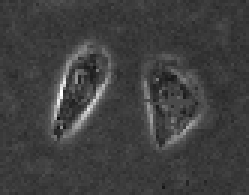
%> input picture LevelSet/CV_code_Sample/twocells.bmp, 83 x 65 px (shown 3 times larger)
$ octave main.m   (GNU Octave 9; MATLAB toolbox functions it lacks are replaced by stand-ins)
%> lines starting %> are read from the running program, lines starting %| are printed output that depends on the picture; in (x1, y1, x2, y2) boxes, pixels count from 0 and x2, y2 are one past the last pixel; in counts of white or black regions, pixels touching at a corner belong together; the program's own positions count from 1
### LevelSet/CV_code_Sample/BoundMirrorExpand.m
function B = BoundMirrorExpand(A)

[m,n] = size(A);
yi = 2:m+1;
xi = 2:n+1;
B = zeros(m+2,n+2);
B(yi,xi) = A;
B([1 m+2],[1 n+2]) = B([3 m],[3 n]);  % mirror corners
B([1 m+2],xi) = B([3 m],xi);          % mirror left and right boundary
B(yi,[1 n+2]) = B(yi,[3 n]);          % mirror top and bottom boundary

### LevelSet/edgeDetector.m
%{
Function:
        实现公式中的g, 边缘检测子
Author:
         Zhenchao Jin
%}
function g = edgeDetector(I, sigma)
I = BoundMirrorExpand(I);
G = fspecial('gaussian', 15, sigma);
X = conv2(I, G, 'same');
[Ix, Iy] = gradient(X);
g = 1 ./ (1 + Ix.^2 + Iy.^2);
end

### LevelSet/CV_code_Sample/plotLevelSet.m
function [c,h]=plotLevelSet(u,zLevel, style)
%   plotLevelSet(u,zLevel, style) plot the level contour of function u at
%   the zLevel.
%   created on 04/26/2004
%   author: Chunming Li
%   email: li_chunming@hotmail.com
%   Copyright (c) 2004-2006 by Chunming Li
% hold on;
[c,h] = contour(u,[zLevel zLevel],style);
% hold off;

### LevelSet/CV_code_Sample/BoundMirrorShrink.m
function B = BoundMirrorShrink(A)
[m,n] = size(A);
yi = 2:m-1;
xi = 2:n-1;
B = A(yi,xi);

### LevelSet/evolutionCV.m
%{
Function:
        实现level-set function 的迭代
Author:
         Zhenchao Jin
%}
function phi = evolutionCV(I, phi0, g, gx, gy, mu, nu, lambda, delta_t, epsilon, numIter)
I = BoundMirrorExpand(I);
phi = BoundMirrorExpand(phi0);
[phix, phiy] = gradient(phi);
eps = 1e-10;
phix = phix ./ sqrt(phix.^2 + phiy.^2 + eps);
phiy = phiy ./ sqrt(phix.^2 + phiy.^2 + eps);
for k = 1 : numIter
    phi = BoundMirrorEnsure(phi);
    delta_h = Delta(phi, epsilon);
    Curv = curvature(phi);
    distRictTerm = mu * (4 * del2(phi) - Curv);
    lengthTrem = lambda * delta_h .*( phix.*gx + phiy.*gy + g.*Curv);
    areaTerm = nu * g .* delta_h;
    new_term = distRictTerm + lengthTrem + areaTerm;
    phi = phi + delta_t * new_term;
end
phi = BoundMirrorShrink(phi);

### LevelSet/main.m
%{
Function:
        图像分割
Author:
         Zhenchao Jin
%}
% 初始化
clear;
close all;
clc;
addpath ./CV_code_Sample

%读入测试图像
% img=imread('CV_code_Sample/three.bmp');
img = imread('CV_code_Sample/twocells.bmp');
%> img is the input picture: size 65x83x3 uint8; min 15, max 255, mean 63.2
img=imread('CV_code_Sample/vessel.bmp');
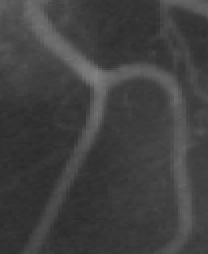
%> input picture LevelSet/CV_code_Sample/vessel.bmp, 104 x 127 px (shown 2 times larger)
%> img is the input picture: size 127x104 uint8; min 43, max 128, mean 64.5

%预处理
U = img(:, :, 1);
I = double(U);
[nrow, ncol]  = size(U);
%> nrow = 127; ncol = 104
c0 = 3;
initialLSF = c0 * ones(size(U));
initialLSF(5: nrow-5, 5: ncol-5) = -c0;
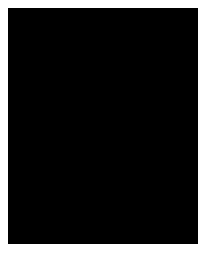
%> initialLSF: size 127x104 double (shown 2 times larger); values -3 (black) and 3 (white), 15.1% white; 1 white region, box (x1, y1, x2, y2) and area: (0, 0, 104, 127) 1998
phi_0 = initialLSF;
figure; mesh(phi_0); title('Signed Distance Function')
%> after `title('Signed Distance Function')`:
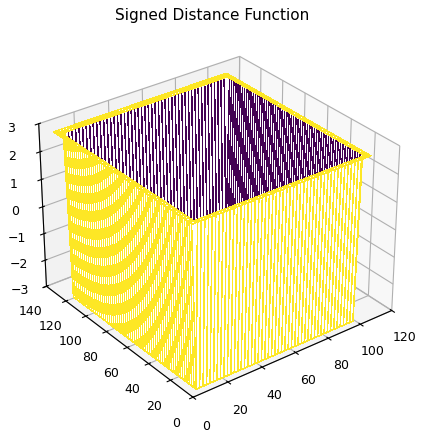
%> figure redrawn from the program's plot data

% 一些超参数
delta_t = 5;
mu = 0.2 / delta_t;
nu = 1.5;
lambda = 5;
epsilon = 1.5;
sigma = 1.5;

%边缘检测及其梯度
g = edgeDetector(I, sigma);
%> in BoundMirrorExpand, `B([1 m+2],[1 n+2]) = B([3 m],[3 n]);`: B: size 129x106 double; min 0, max 128, mean 62.3; mean of the top-left, top-right, bottom-left and bottom-right quarters 70, 62.9, 52.6, 63.7
%> in edgeDetector, `g = 1 ./ (1 + Ix.^2 + Iy.^2);`:
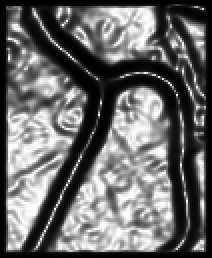
%> g: size 129x106 double (shown 2 times larger); min 0.00206, max 1, mean 0.417
[gx, gy] = gradient(g);
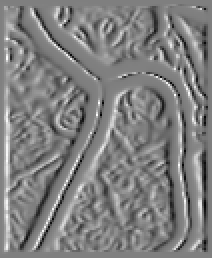
%> gx: size 129x106 double (shown 2 times larger); min -0.487, max 0.484, mean -1e-05; drawn with min black and max white

% 开始迭代
phi = phi_0;
figure(2);
imagesc(uint8(I)); colormap(gray)
hold on;
plotLevelSet(phi, 0, 'r');
numIter = 1;
for k=1:240,
    phi = evolutionCV(I, phi,g,gx, gy, mu, nu, lambda, delta_t, epsilon, numIter);
    if mod(k,4)==0
        pause(0.05);
        figure(2);
        imagesc(uint8(I));colormap(gray)
        hold on;
        plotLevelSet(phi,0,'r');
    end
end;
%> this loop made 240 passes
%> h in plotLevelSet on passes 4, 8, 12: -82.23, -85.69, -88.66
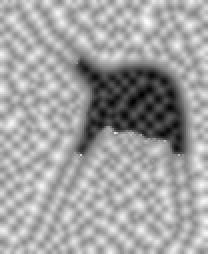
%> phi: size 127x104 double (shown 2 times larger); min -5.88, max 7.08, mean 2.34; drawn with min black and max white
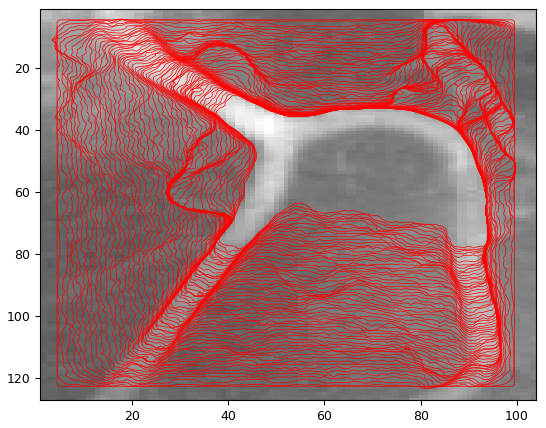
%> figure redrawn from the program's plot data
